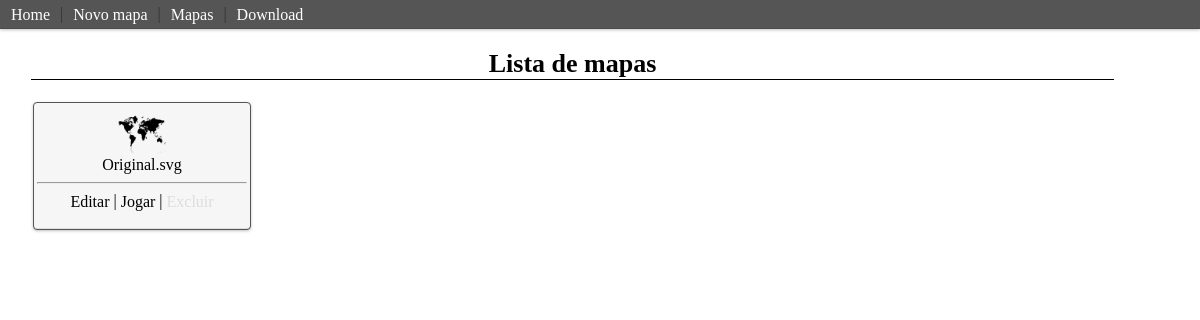
The app's page /index.php?view=mapa&action=lista, older data.
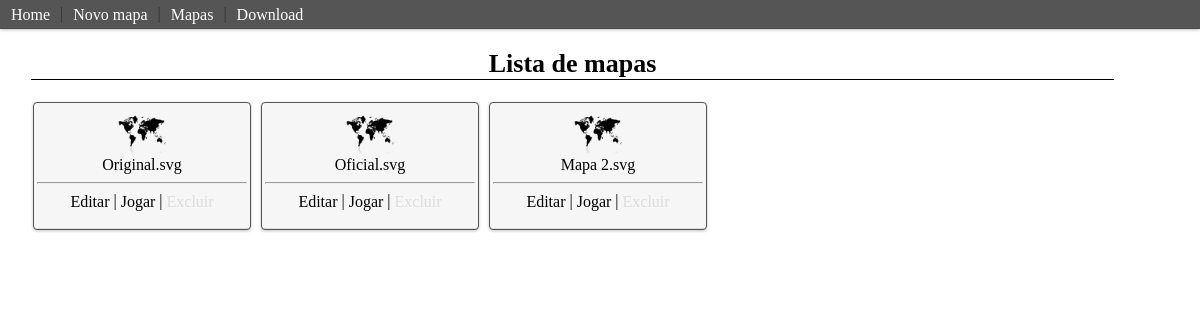
The same page, newer data.
### tables this page shows
CREATE TABLE IF NOT EXISTS `mapas` (
  `id` int(11) NOT NULL AUTO_INCREMENT,
  `nome` varchar(80) NOT NULL,
  `mapa` text NOT NULL,
  `numero_territorios` int(11) NOT NULL,
  `numero_regioes` int(11) DEFAULT NULL,
  `numero_objetivos` int(11) DEFAULT NULL,
  `tipo` int(11) DEFAULT NULL,
  PRIMARY KEY (`id`)
);

### index.php (called while the page is built, shortened)
<?php
$view = isset($_GET['view']) ? $_GET['view'] : 'home';
$action = isset($_GET['action']) ? $_GET['action'] : NULL;
$method = isset($_GET['method']) ? $_GET['method'] : NULL;
$data = NULL;
$obj = new View($view, $action, $method, $data);
?>

### bd/Connexao.php (called while the page is built, shortened)
<?php
class Connexao {
    private $conexao;
    private $resultado;
    private $array = NULL;
    function __construct() {
        $database = new DataBaseConfig();
        $this->banco = $database->banco;
        $this->pass = $database->pass;
        $this->host = $database->host;
        $this->user = $database->user;
        try {
            if ($this->pass == '')
                $this->conexao = new PDO('mysql:host=' . $this->host . ';port=3306;dbname=' . $this->banco, $this->user);
            else
                $this->conexao = new PDO('mysql:host=' . $this->host . ';port=3306;dbname=' . $this->banco, $this->user, $this->pass);
        } catch (PDOException $e) {
            $this->errors[] = 'error: falha ao criar conexão<br/>'.$e->getMessage();
        }
    }
    public function query($sql) {
        try{
            $this->resultado = $this->conexao->prepare($sql);
        }catch(PDOException $e){
            $this->errors[] =  'error: function query<br/>'.$e->getMessage();
        }
    }
    public function execute($dados = NULL){
        try{
            $this->resultado->execute($dados);
        }  catch (PDOException $e){
            $this->errors[] =  'error: function execute<br/>'.$e->getMessage();
        }
    }
    public function fetch(){
        try{
            $this->array = $this->resultado->fetch();
        }  catch (PDOException $e){
            $this->errors[] =  'error: function fetch<br/>'.$e->getMessage();
            $this->array = NULL;
        }
        return $this->array;
    }
    public function fetchAll(){
        try{
            $this->array = $this->resultado->fetchAll();
        }  catch (PDOException $e){
            $this->errors[] =  'error: function fetchAll<br/>'.$e->getMessage();
            $this->array = NULL;
        }
        return $this->array;
    }
}
?>

### model/Model.php (called while the page is built, shortened)
<?php
class Model {
    public $data = array();
    private $conn;
    protected $useTable;
    public $sql;
    function __construct($id = 0) {
        if ($this->useTable != FALSE) {
            $this->conn = new Connexao();
            if ($id == 0)
                $this->setID();
            else
                $this->id = $id;
        }
    }
    private function setID() {
        $sql = 'SELECT MAX(id) as id FROM ' . $this->useTable . ';';
        $this->conn->query($sql);
        $this->conn->execute();
        $this->array = $this->conn->fetch();
    }
    private function geraSelect($campos = null) {
        $sql = 'SELECT ';
        if ($campos != null) {
            $sql .= $campos;
        } else {
            $sql .= '*';
        }
        $sql .= ' FROM ' . $this->useTable;
        $this->sql = $sql;
    }
    public function select($campos = NULL) {
        $this->conn->query($this->sql);
        $this->conn->execute($this->data);
        $this->array = $this->conn->fetchALL();
        return $this->array;
    }
}
?>

### controller/Controller.php (called while the page is built, shortened)
<?php
class Controller {
    public $viewVars = array();
    protected $Model;
    function __construct() {
        $this->incluirModel();
    }
    public function incluirModel($model = NULL) {
        $this->Model = new $model();
    }
    public function set($var, $value = NULL) {
        if (is_array($var)) {
            if (is_array($value)) {
                $data = array_combine($var, $value);
            } else {
                $data = $var;
            }
        } else {
            $data = array($var => $value);
        }
        $this->viewVars = array_merge($this->viewVars, $data);
    }
    public function select($campos = NULL) {
        return $this->Model->select($campos);
    }
}
?>

### controller/mapaController.php (called while the page is built, shortened)
<?php
class mapaController extends Controller {
    public function lista() {
        $this->set('mapas', $this->select('id , nome'));
    }
}
?>

### view/mapa/lista.php (the view, shortened to what this page needs)
<br/>
<div style="text-align: center; border-bottom: solid 1px #000; font-weight: bold; font-size: 26px; margin: 1px; width: 95%;">
            Lista de mapas
    </div>
<br/>
    <div class="box-mapas">
        <?php
        foreach ($mapas as $k => $val) {
            ?>
            <div class="botao-mapa">
                <img src="image/globo.png" width="50" height="50">
                <br/>
                <?php echo $val['nome']; ?>
                <br/>
                <hr>
                <a class="mapas" href="index.php?view=mapa&action=config&id_mapa=<?php echo $val['id'];?>&nome=<?php echo $val['nome'];?>" name="<?php echo $val['nome']; ?>" id="<?php echo $val['id']; ?>">
                    Editar
                </a>
                |
                 <a class="mapas" href="index.php?view=war&id_mapa=<?php echo $val['id'];?>&nome=<?php echo $val['nome'];?>" name="<?php echo $val['nome']; ?>" id="<?php echo $val['id']; ?>">
                    Jogar
                </a>
                |
                 <a class="excluir" href="" name="<?php echo $val['nome']; ?>" id="<?php echo $val['id']; ?>">
                    Excluir
                </a>
            </div>
            <?php
        }
        ?>
    </div>

### template/default.php (shortened to what this page needs)
<html>
    <head>
        <link rel="stylesheet" type="text/css" href="css/w1_style.css"/>
        <link rel="stylesheet" type="text/css" href="js/jquery.svg.package-1.4.5/jquery.svg.css"/>
        <link rel="stylesheet" type="text/css" href="js/css/ui-lightness/jquery-ui-1.8.22.custom.css"/>
        <link rel="stylesheet" type="text/css" href="css/default.css"/>
        <link rel="stylesheet" type="text/css" href="css/mapa.css"/>
    </head>
    <body>
        <div id="menu">
            <?php
            include_once 'element/menu.php';
            ?>
        </div>
        <div id="conteudo">
            <?php
            include $this->page;
            ?>
        </div>
    </body>
</html>

### element/menu.php
<div id="menu-box">
        <a href="index.php">
                Home
        </a>|
        <a href="index.php?view=mapa&action=novo">
                Novo mapa
        </a>|
        <a href="index.php?view=mapa&action=lista">
                Mapas
        </a>|
        <a href="War.rar">
                Download
        </a>
</div>

### view/View.php (shortened to what this page needs)
<?php
class View {
    public $controller;
    public $error = '';
    protected $template = 'default';
    private $html = NULL;
    function __construct($name, $action = NULL, $method = NULL, $dados = NULL) {
        $this->name = $name;
        $this->incluirController();
        $action = is_string($action) ? $action : 'index';
        $this->action = $action;
        if (method_exists($this->controller, $action)) {
            $this->controller->$action();
        } else {
            $this->error .= 'A classe controller ' . $this->name . 'Controller não possui o metodo ' . $this->action . '()';
        }
        $this->incluirTemplate();
    }
    public function incluirController() {
        $this->controller = new $controller;
    }
    private function incluirTemplate() {
        include 'template/' . $this->template . '.php';
        $this->html = ob_get_clean();
    }
    private function render() {
        echo $this->html;
    }
}
?>

### css/w1_style.css (style rules this page uses)
html { width: 100%; }
body { background-image: url('image/Background-Light.jpg'); background-repeat: no-repeat; background-attachment: fixed; width: 100%; }
#conteudo { display: block; width: 95%; padding: 30px 0 0 30px; position: relative; }
#menu { z-index: 1100; position: fixed; margin: 0; width: 100%; text-align: left; }
#menu-box { color: #333; padding: 5px; background-color: #555; background-image: -moz-linear-gradient(center top , #555, #333); background-image: -o-linear-gradient(center top , #555, #333); background-image: linear-gradient(center top , #555, #333); background-image: -webkit-linear-gradient(center top , #555, #333); box-shadow: 0 1px 3px rgba(0, 0, 0, 0.25), 0 -1px 0 rgba(0, 0, 0, 0.1) inset; }
#menu-box a { color: #fff; padding: 0 6px 0 6px; }
a, a:visited { text-decoration: none; color: #ddd; }
.box-mapas { display: block; width: 90%; }
.botao-mapa { padding: 3px; display: inline-block; width: 210px; height: 120px; border: solid 1px #555; border-radius: 4px; box-shadow: 0 1px 3px rgba(0, 0, 0, 0.25), 0 -1px 0 rgba(0, 0, 0, 0.1) inset; margin: 3px; text-align: center; vertical-align: central; background: #f6f6f6; }
a.mapas { vertical-align: central; color: black; }

### css/default.css (style rules this page uses)
html, body, div, span, applet, object, iframe, p, blockquote, pre, a, abbr, acronym, address, big, cite, code, del, dfn, em, font, img, ins, kbd, q, s, samp, small, strike, sub, sup, tt, var, dl, dt, dd, ol, ul, li, fieldset, form, label, legend, table, caption, tbody, tfoot, thead, tr, th, td { margin: 0; padding: 0; border: 0; outline: 0; font-weight: inherit; font-style: inherit; font-size: 100%; font-family: inherit; vertical-align: middle; }
body { line-height: normal; color: black; background: white; }

Row changes from the older to the newer data that the page shows:
added mapas: nome "Oficial.svg"
added mapas: nome "Mapa 2.svg"
